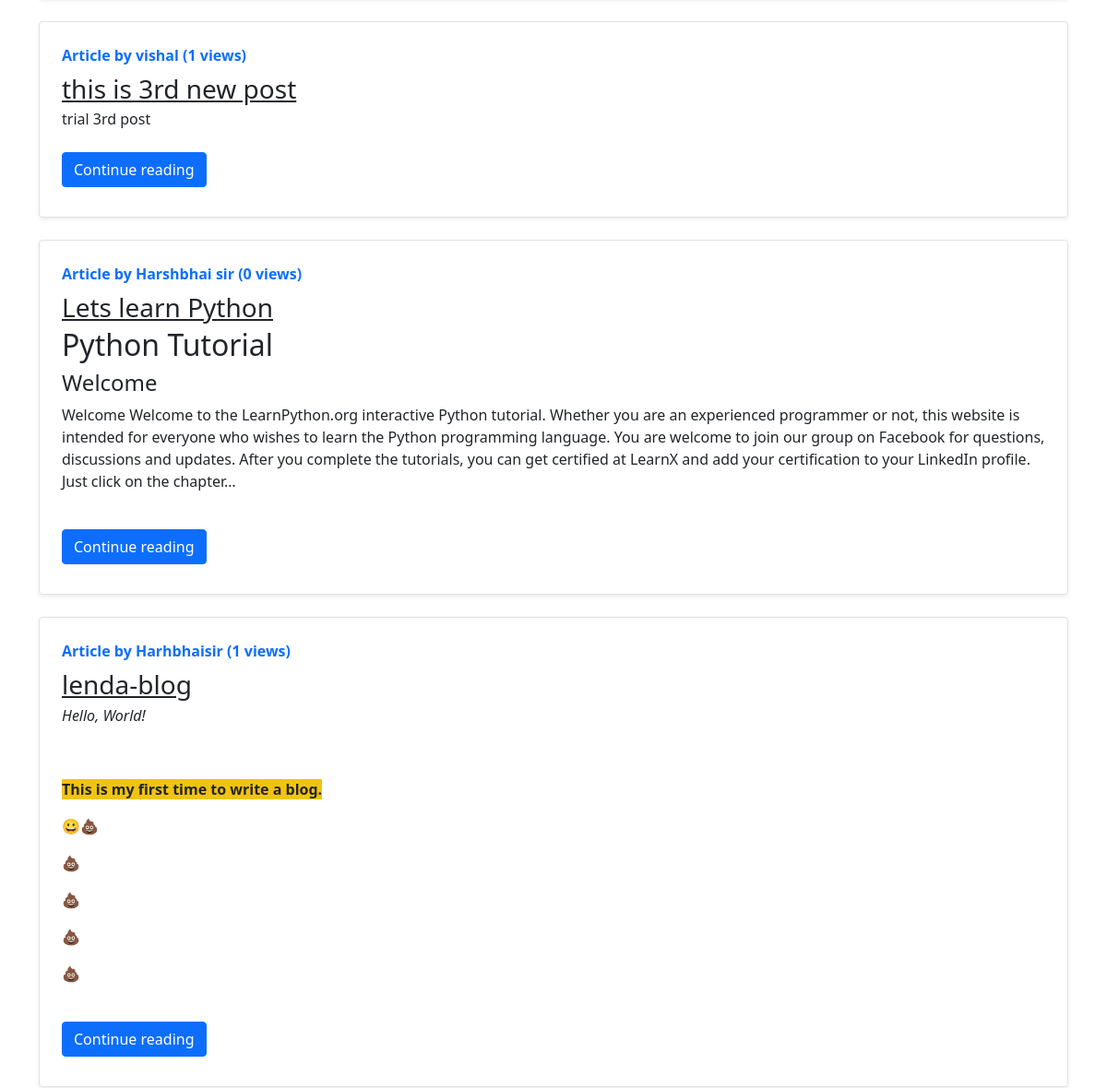
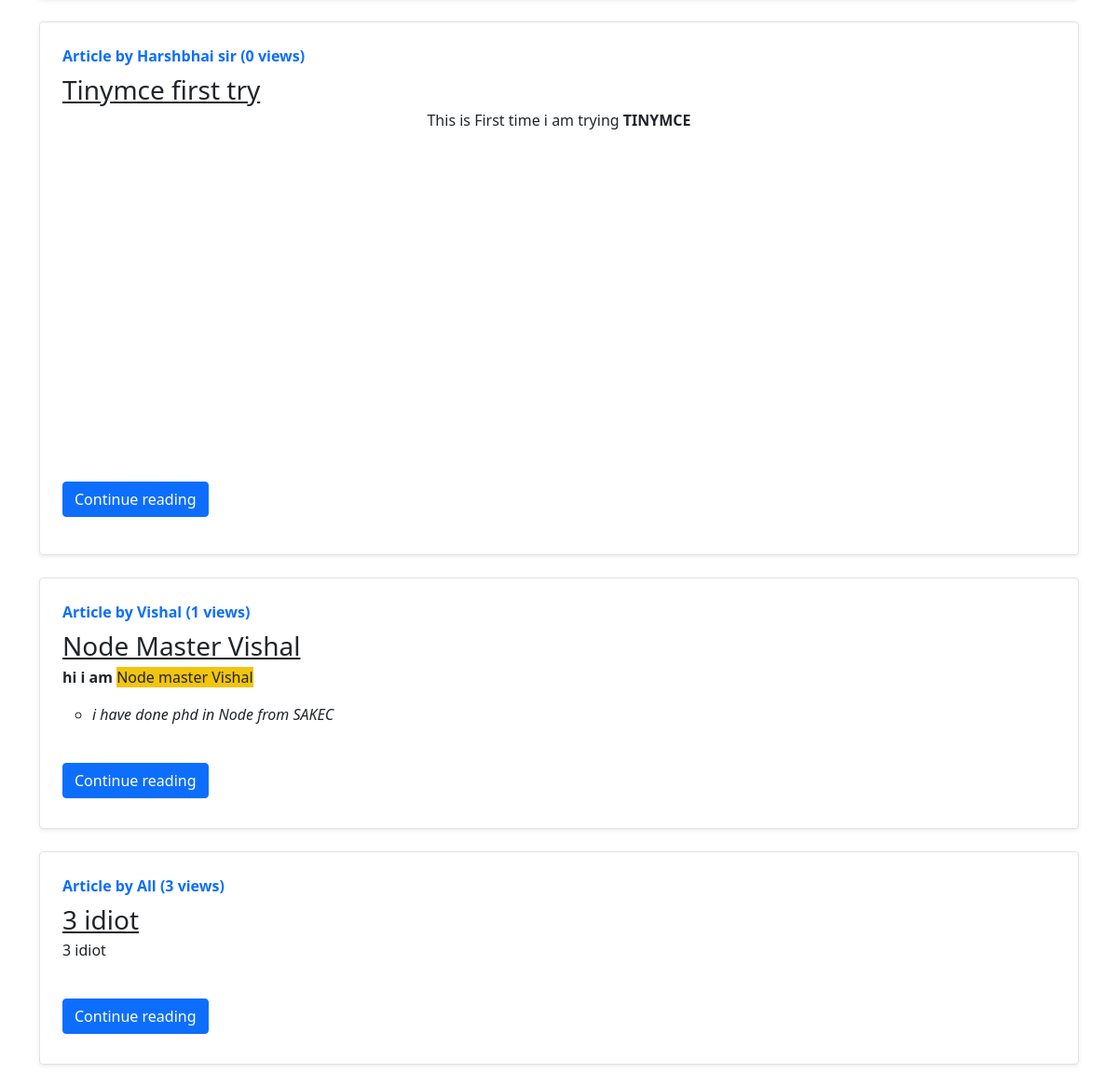
The page /blog/ (lower part) on the database as committed earlier (2 pictures, top to bottom).
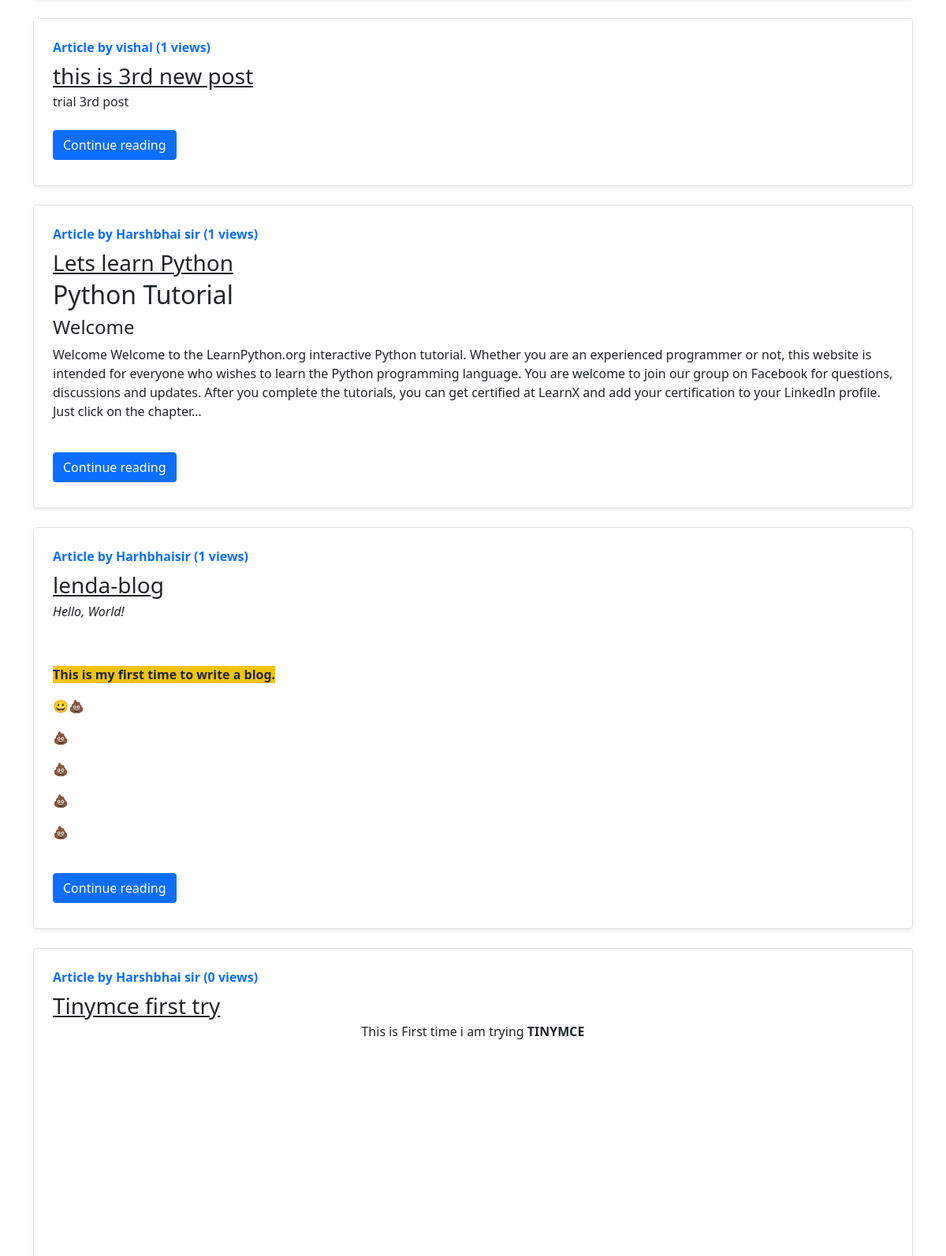
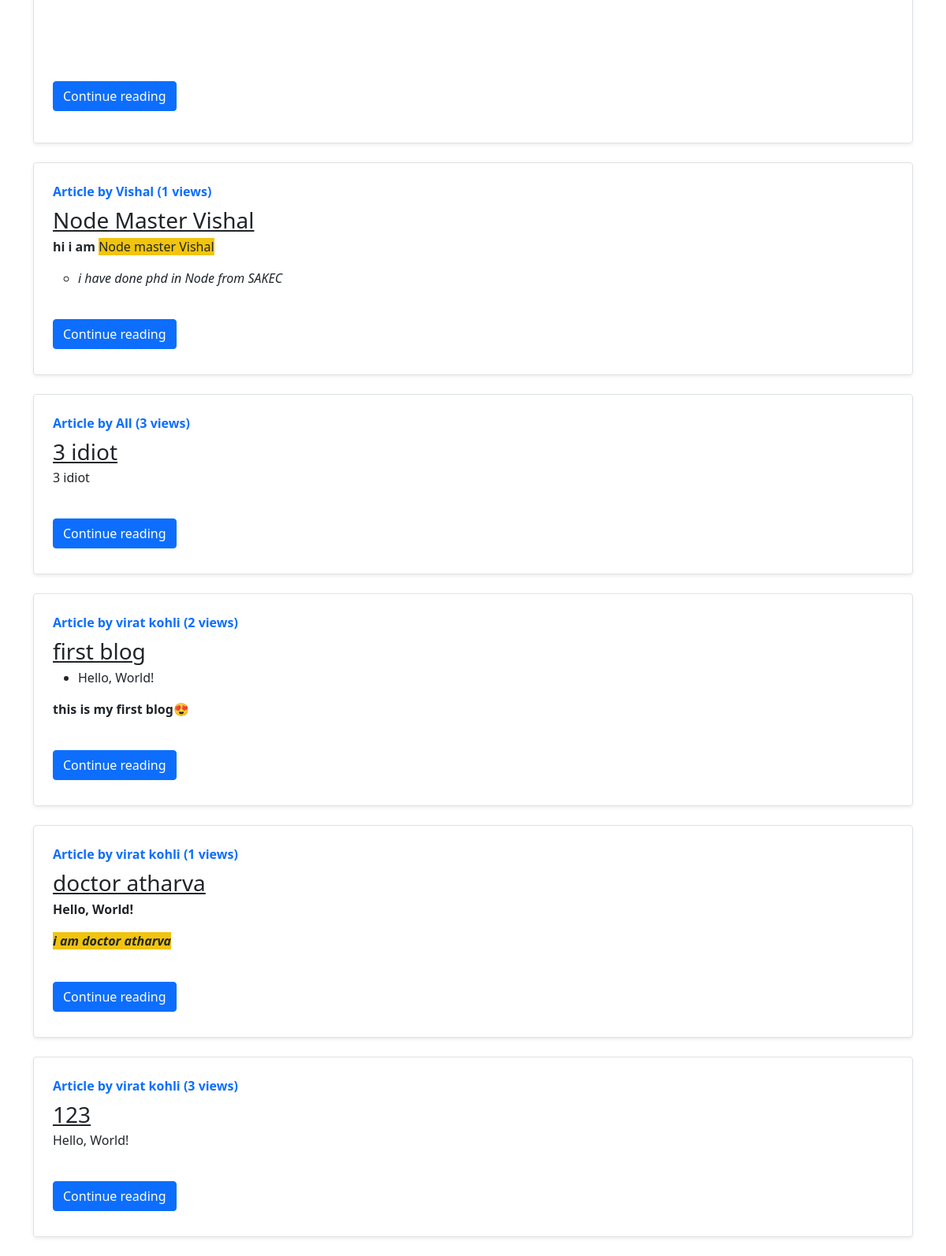
The same page on the database as committed later (2 pictures, top to bottom).
### blog/models.py (models this page shows, shortened)
class Post(models.Model):
    sno = models.AutoField(primary_key=True)
    title = models.CharField(max_length=255)
    content = models.TextField()
    author = models.CharField(max_length=20)
    slug = models.CharField(max_length=130)
    views = models.IntegerField(default=0)
    timestamp = models.DateTimeField(blank=True)
    visibility = models.IntegerField(default=1)

### blog/views.py (the view)
# urls.py: path('', views.blogHome, name="blogHome"),
def blogHome(request):
    allPosts = Post.objects.all()
    context = {
        'allPosts': allPosts,
    }
    return render(request, "blog/blogHome.html", context)

### templates/blog/blogHome.html (shortened to what this page needs)
{% extends 'base.html' %}
{% block body %}
<div class="container my-3">
    {% for post in allPosts %}
    <div class="row g-0 border rounded overflow-hidden flex-md-row my-4 shadow-sm h-md-250 position-relative">
        <div class="col p-4 d-flex flex-column position-static">
          <strong class="d-inline-block mb-2 text-primary">Article by {{ post.author }}  ({{post.views}} views)</strong>
          <h3 class="mb-0"><a class="text-dark" href="/blog/{{post.slug}}">{{ post.title }}</a></h3>
          <p class="card-text mb-auto"><div class='preview'>{{ post.content|safe| truncatechars:500 }}</div></p>
          <div class="my-2">
          <a href="/blog/{{post.slug}}" role="button" class="btn btn-primary">Continue reading</a>
          </div>
        </div>
      </div>
      {% endfor %}
</div>
{% endblock body %}

### templates/base.html (shortened to what this page needs)
<!doctype html>
<html lang="en">
<head>
  <link href="https://cdn.jsdelivr.net/npm/bootstrap@5.1.3/dist/css/bootstrap.min.css" rel="stylesheet"
>
  <link rel="stylesheet" href="https://cdnjs.cloudflare.com/ajax/libs/font-awesome/4.7.0/css/font-awesome.min.css">
</head>
<body>
  {% block body %}{% endblock body %}
</body>
</html>

Rows that differ between the two databases and show on the page:
changed Post "Lets learn Python": views "0" → "1"
added Post: author "virat kohli", views "2", title "first blog", content "Hello, World! this is my first blog😍"
added Post: author "virat kohli", views "1", title "doctor atharva", content "Hello, World! i am doctor atharva"
added Post: author "virat kohli", views "3", title "123", content "Hello, World!"
